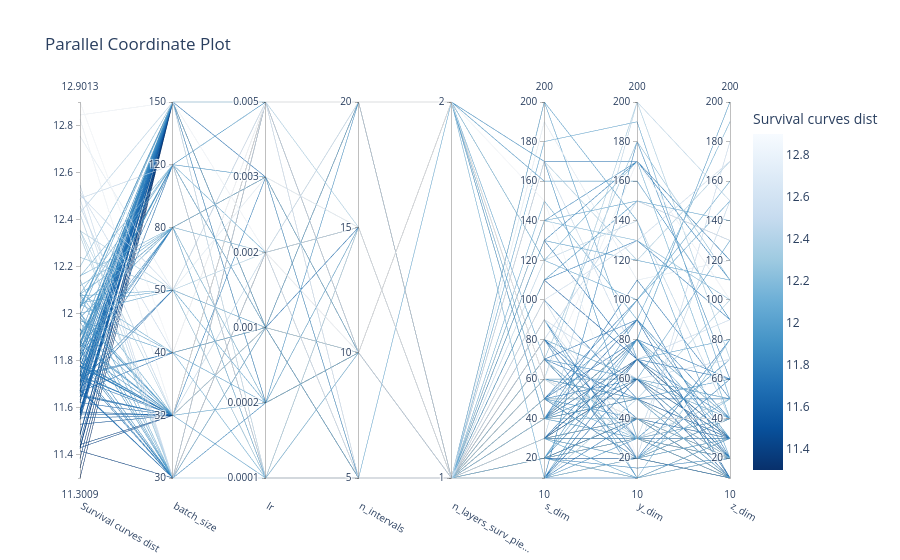

Notebook code for this chart:
### Code cell
from optuna.visualization import plot_parallel_coordinate, plot_slice, plot_param_importances

for i in range(len(names_objs)):
    plot_parallel_coordinate(study, target=lambda t: t.values[i], target_name=names_objs[i]).show() # relationships between objectives and parameters

### Figure 1 — Plotly figure (JSON) as saved in the notebook; plotly's stock layout.template omitted (floating-point values rounded to 4 significant figures; data arrays with more than 128 entries replaced by an {"elided": "..."} marker saying what was removed)
{"data": [{"dimensions": [{"label": "Survival curves dist", "range": [11.3, 12.9], "values": {"elided": "150 float values"}}, {"label": "batch_size", "range": [0, 6], "ticktext": ["30", "32", "40", "50", "80", "120", "150"], "tickvals": [0, 1, 2, 3, 4, 5, 6], "values": {"elided": "150 int values"}}, {"label": "lr", "range": [0, 5], "ticktext": ["0.0001", "0.0002", "0.001", "0.002", "0.003", "0.005"], "tickvals": [0, 1, 2, 3, 4, 5], "values": {"elided": "150 int values"}}, {"label": "n_intervals", "range": [0, 3], "ticktext": ["5", "10", "15", "20"], "tickvals": [0, 1, 2, 3], "values": {"elided": "150 int values"}}, {"label": "n_layers_surv_pie...", "range": [0, 1], "ticktext": ["1", "2"], "tickvals": [0, 1], "values": {"elided": "150 int values"}}, {"label": "s_dim", "range": [10, 200], "values": {"elided": "150 int values"}}, {"label": "y_dim", "range": [10, 200], "values": {"elided": "150 int values"}}, {"label": "z_dim", "range": [10, 200], "values": {"elided": "150 int values"}}], "labelangle": 30, "labelside": "bottom", "line": {"color": {"elided": "150 float values"}, "colorbar": {"title": {"text": "Survival curves dist"}}, "colorscale": [[0, "rgb(247,251,255)"], [0.125, "rgb(222,235,247)"], [0.25, "rgb(198,219,239)"], [0.375, "rgb(158,202,225)"], [0.5, "rgb(107,174,214)"], [0.625, "rgb(66,146,198)"], [0.75, "rgb(33,113,181)"], [0.875, "rgb(8,81,156)"], [1, "rgb(8,48,107)"]], "reversescale": true, "showscale": true}, "type": "parcoords"}], "layout": {"title": {"text": "Parallel Coordinate Plot"}}}
